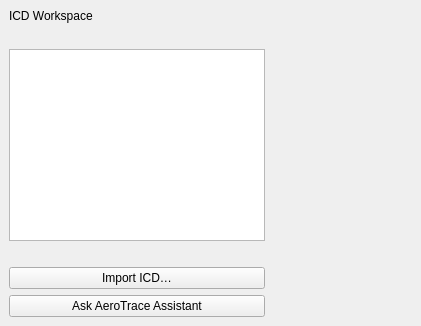
<?xml version="1.0" encoding="UTF-8"?>
<ui version="4.0">
 <class>IcdWorkspace</class>
 <widget class="QWidget" name="IcdWorkspace">
  <layout class="QHBoxLayout" name="workspaceLayout">
   <property name="leftMargin"><number>0</number></property>
   <property name="topMargin"><number>0</number></property>
   <property name="rightMargin"><number>0</number></property>
   <property name="bottomMargin"><number>0</number></property>
   <item><widget class="QFrame" name="subsystemPanel">
    <property name="minimumWidth"><number>200</number></property>
    <property name="maximumWidth"><number>250</number></property>
    <property name="card" stdset="0"><bool>true</bool></property>
    <layout class="QVBoxLayout" name="subsystemLayout">
     <item><widget class="QLabel" name="workspaceTitle"><property name="text"><string>ICD Workspace</string></property><property name="tone" stdset="0"><string>title</string></property></widget></item>
     <item><widget class="QLabel" name="workspaceDocument"><property name="wordWrap"><bool>true</bool></property></widget></item>
     <item><widget class="QTreeWidget" name="subsystemList"><property name="headerHidden"><bool>true</bool></property><property name="rootIsDecorated"><bool>false</bool></property><property name="accessibleName"><string>ICD subsystems and publication status</string></property><column><property name="text"><string>Subsystem</string></property></column></widget></item>
     <item><widget class="QLabel" name="workspaceRoute"><property name="wordWrap"><bool>true</bool></property><property name="textInteractionFlags"><set>Qt::TextSelectableByMouse</set></property></widget></item>
     <item><widget class="QPushButton" name="workspaceImport"><property name="text"><string>Import ICD…</string></property></widget></item>
     <item><widget class="QPushButton" name="workspaceChat"><property name="text"><string>Ask AeroTrace Assistant</string></property></widget></item>
    </layout>
   </widget></item>
   <item><widget class="QWidget" name="workspaceBody">
    <layout class="QVBoxLayout" name="workspaceBodyLayout">
     <item><widget class="QTabBar" name="workspaceTabs"><property name="accessibleName"><string>ICD workspace tools</string></property></widget></item>
     <item><widget class="QLabel" name="workspaceScope"><property name="wordWrap"><bool>true</bool></property></widget></item>
    </layout>
   </widget></item>
  </layout>
 </widget>
 <resources/>
 <connections/>
</ui>
